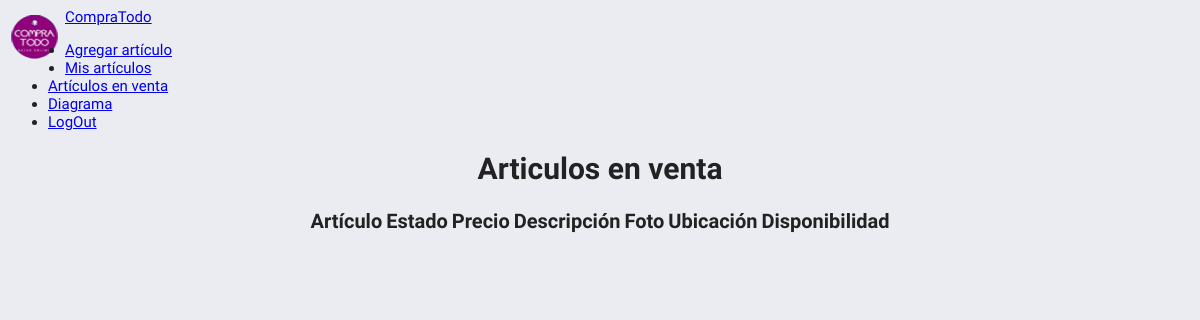
/viewCompraArticulo.php, run on an earlier commit of the app's database.
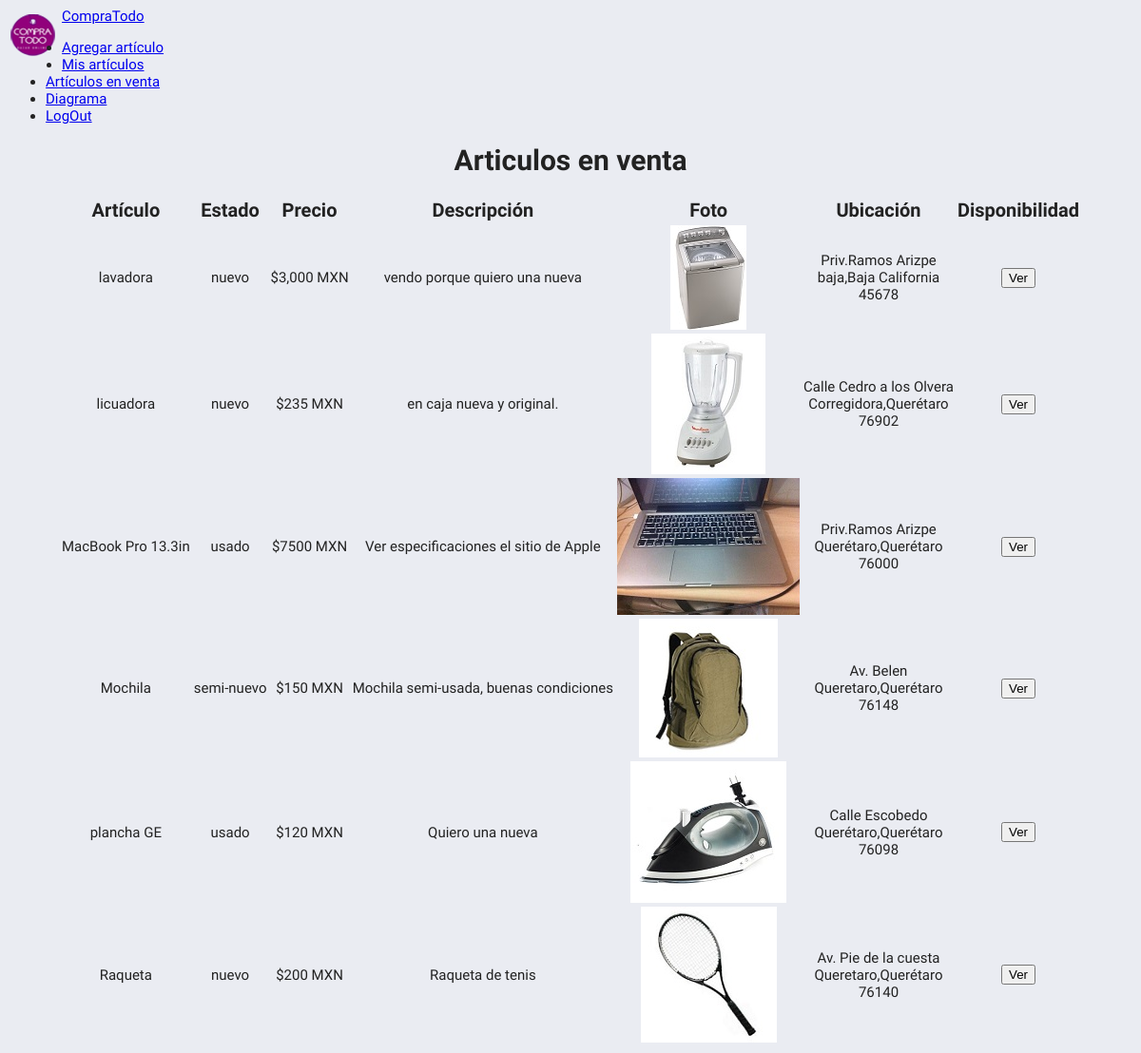
And on a later commit of the database.
### tables this page shows
CREATE TABLE IF NOT EXISTS `articulo` (
  `usuarioId` varchar(50) NOT NULL,
`articuloId` int(11) NOT NULL,
  `nombre` varchar(100) NOT NULL,
  `estadoArticulo` varchar(30) NOT NULL,
  `precio` varchar(15) NOT NULL,
  `descripcion` text NOT NULL,
  `calle` varchar(100) NOT NULL,
  `state` varchar(25) NOT NULL,
  `cuidad` varchar(25) NOT NULL,
  `codigoPostal` int(7) NOT NULL,
  `vendido` int(1) NOT NULL
);

CREATE TABLE IF NOT EXISTS `imagenes` (
  `articuloId` int(11) NOT NULL,
  `ruta` varchar(60) NOT NULL
);

CREATE TABLE IF NOT EXISTS `estados` (
`estadoId` int(11) NOT NULL,
  `nombre` varchar(25) NOT NULL
);

### viewCompraArticulo.php (the view, shortened to what this page needs)
<!DOCTYPE html>
<html>
	<head>
		<link rel="stylesheet" href="http://yui.yahooapis.com/pure/0.5.0/pure-min.css">
		<link rel="stylesheet" type="text/css" href="style.css">
	</head>
	<body>
		<div class="pure-menu pure-menu-open pure-menu-horizontal">
		<div class="logo-image">
		<a href="viewCompraArticulo.php"><img  align="left"src="imagenes/logo.png" width="20" height="30" border="0" alt="CompraTodo" /></a>
		</div>
    	<a href="viewCompraArticulo.php" class="pure-menu-heading">CompraTodo</a>
    <ul>
        <li ><a href="viewAddArticulo.php">Agregar artículo</a></li>
        <li><a href="displayArticulo.php">Mis artículos</a></li>
        <li class="pure-menu-selected"><a href="viewCompraArticulo.php">Artículos en venta</a></li>
        <li><a href="diagrama.php">Diagrama</a></li>
        <li onClick="fbLogout()"> <a href="logout.php">LogOut </a></li>
    </ul>
	</div>
		<h1>Articulos en venta </h1>
		<div id="response" align="center">
			<?php
				include_once('connection.php');
				$userId=$_SESSION["fbid"];
				$query = "SELECT `Articulo`.`usuarioId`,`Articulo`.`articuloId`,`Articulo`.`nombre`, `Articulo`.`estadoArticulo`,`Articulo`.`precio`,`Articulo`.`descripcion`,
						`Articulo`.`calle`, `Estados`.`nombre` AS Estado, `Articulo`.`cuidad`, `Articulo`.`codigoPostal`, `imagenes`.`ruta` AS Foto
				FROM Articulo, Estados, imagenes WHERE `Articulo`.`state` = `Estados`.`estadoId` AND `Articulo`.`vendido`=0 AND `Articulo`.`articuloId` = `imagenes`.`articuloId`";
		        $result = mysqli_query($connection,$query);
		        echo "<table class=\"pure-table pure-table-bordered\">
		        <thead>
		        <tr>
        		<th>Artículo</th>
        		<th>Estado</th>
        		<th>Precio</th>
        		<th>Descripción</th>
        		<th>Foto</th>
        		<th>Ubicación</th>
        		<th>Disponibilidad</th>
        		</tr>
        		</thead>";
		        while($row = mysqli_fetch_array($result)) {
		        	if($row['usuarioId']!=$userId){
		        	  	$ruta = $row['Foto'];
			          echo "<tr>";
			          echo "<td>" . $row['nombre'] . "</td>";
			          echo "<td>" . $row['estadoArticulo'] . "</td>";
			          echo "<td>$" . $row['precio'] . " MXN</td>";
			          echo "<td>" . $row['descripcion'] . "</td>";
			          echo "<td><img width='50' height='50' src='$ruta'></td>";
			          echo "<td>" . $row['calle'] . "<br>".$row['cuidad']. ",". $row['Estado']."<br>".$row['codigoPostal']."</td>";
			          echo "<td><input type=\"button\" class=\"pure-button pure-button-active\" onclick=\"sendRequestArticulo(".$row['articuloId'].")\" value=\"Ver\">
			          </td>";
			      	}
		        }
		        echo "</table>";
			?>
		</div>
	</body>
</html>

### style.css (style rules this page uses)
body { background-color:#EAECF2; color: #222; font-family:'Ubuntu', sans-serif; font-weight: 300; font-size: 15px; }
h1,h2,h3,h4,h5,h6 { text-align: center; font-family: 'Ubuntu', sans-serif; }
thead { font-size: 20px; text-align: center; }
td { text-align: center; }
img { max-width: 100%; height: auto; width: auto; margin: auto; display: block; }

What changed in the data, as far as the page shows it:
now on this page (row unchanged): articulo: nombre "lavadora", estadoArticulo "nuevo", precio "3,000", descripcion "vendo porque quiero una nueva", imagenes.ruta (picture), calle "Priv.Ramos Arizpe", cuidad "baja", estados.nombre "Baja California", codigoPostal "45678"
now on this page (row unchanged): articulo: nombre "licuadora", estadoArticulo "nuevo", precio "235", descripcion "en caja nueva y original.", imagenes.ruta (picture), calle "Calle Cedro a los Olvera", cuidad "Corregidora", estados.nombre "Querétaro", codigoPostal "76902"
now on this page (row unchanged): articulo: nombre "MacBook Pro 13.3in", estadoArticulo "usado", precio "7500", descripcion "Ver especificaciones el sitio de Apple", imagenes.ruta (picture), calle "Priv.Ramos Arizpe", cuidad "Querétaro", estados.nombre "Querétaro", codigoPostal "76000"
added articulo: nombre "Mochila", estadoArticulo "semi-nuevo", precio "150", descripcion "Mochila semi-usada, buenas condiciones", imagenes.ruta (picture), calle "Av. Belen", cuidad "Queretaro", estados.nombre "Querétaro", codigoPostal "76148"
now on this page (row unchanged): articulo: nombre "plancha GE", estadoArticulo "usado", precio "120", descripcion "Quiero una nueva", imagenes.ruta (picture), calle "Calle Escobedo", cuidad "Querétaro", estados.nombre "Querétaro", codigoPostal "76098"
added articulo: nombre "Raqueta", estadoArticulo "nuevo", precio "200", descripcion "Raqueta de tenis", imagenes.ruta (picture), calle "Av. Pie de la cuesta", cuidad "Queretaro", estados.nombre "Querétaro", codigoPostal "76140"
